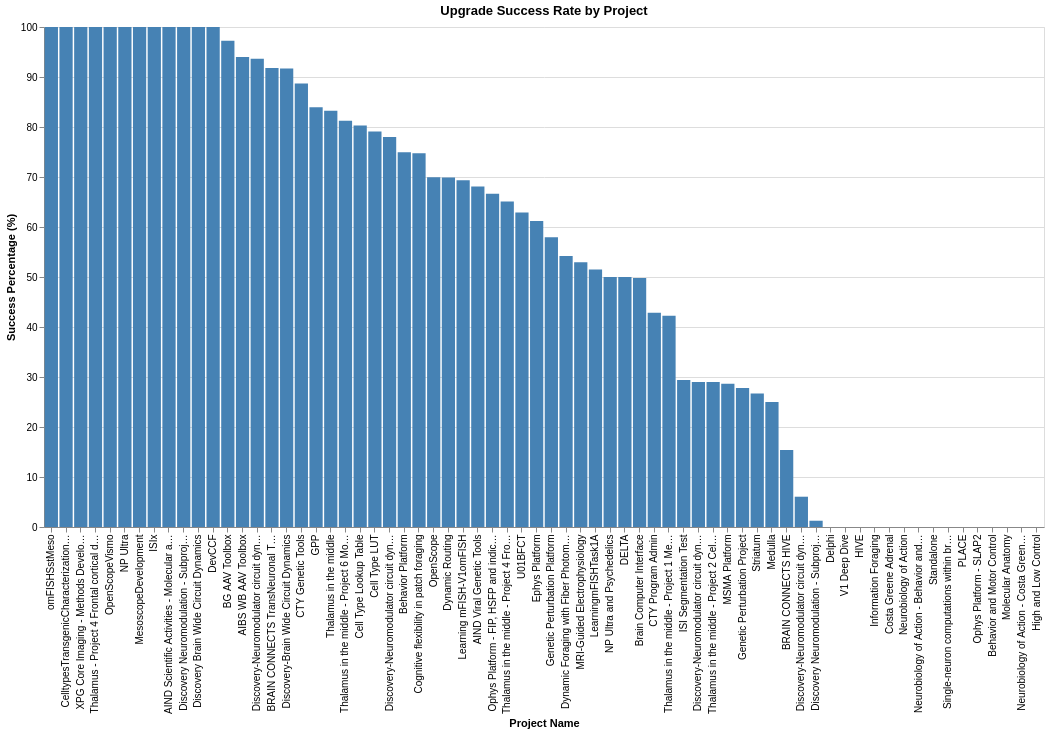

Notebook code cell kept with this figure:
### Code cell
chart_success = alt.Chart(success_pct_by_project).mark_bar(color='steelblue').encode(
    x=alt.X('project_name:N', sort='-y', title='Project Name'),
    y=alt.Y('success_percentage:Q', title='Success Percentage (%)', scale=alt.Scale(domain=[0, 100])),
    tooltip=['project_name:N', alt.Tooltip('success_percentage:Q', format='.2f')]
).properties(
    width=1000,
    height=500,
    title='Upgrade Success Rate by Project'
)
chart_success.display()

### Figure 1 — Vega-Lite specification as saved in the notebook (floating-point values rounded to 4 significant figures)
{"config": {"view": {"continuousWidth": 300, "continuousHeight": 300}}, "data": {"name": "data-7e8d2ce6b9fd6f8c0d9559e071f60f91"}, "mark": {"type": "bar", "color": "steelblue"}, "encoding": {"tooltip": [{"field": "project_name", "type": "nominal"}, {"field": "success_percentage", "format": ".2f", "type": "quantitative"}], "x": {"field": "project_name", "sort": "-y", "title": "Project Name", "type": "nominal"}, "y": {"field": "success_percentage", "scale": {"domain": [0, 100]}, "title": "Success Percentage (%)", "type": "quantitative"}}, "height": 500, "title": "Upgrade Success Rate by Project", "width": 1000, "$schema": "https://vega.github.io/schema/vega-lite/v6.1.0.json", "datasets": {"data-7e8d2ce6b9fd6f8c0d9559e071f60f91": [{"project_name": "omFISHSstMeso", "success_percentage": 100.0}, {"project_name": "CelltypesTransgenicCharacterizationGCaMP", "success_percentage": 100.0}, {"project_name": "XPG Core Imaging - Methods Development", "success_percentage": 100.0}, {"project_name": "Thalamus - Project 4 Frontal cortical dynamics and cognitive behaviors", "success_percentage": 100.0}, {"project_name": "OpenScopeVismo", "success_percentage": 100.0}, {"project_name": "NP Ultra", "success_percentage": 100.0}, {"project_name": "MesoscopeDevelopment", "success_percentage": 100.0}, {"project_name": "ISIx", "success_percentage": 100.0}, {"project_name": "AIND Scientific Activities - Molecular and proj", "success_percentage": 100.0}, {"project_name": "Discovery Neuromodulation - Subproject 1 Electrophysiological Recordings from NM Neurons During Behavior", "success_percentage": 100.0}, {"project_name": "Discovery Brain Wide Circuit Dynamics", "success_percentage": 100.0}, {"project_name": "DevCCF", "success_percentage": 100.0}, {"project_name": "BG AAV Toolbox", "success_percentage": 97.26}, {"project_name": "AIBS WB AAV Toolbox", "success_percentage": 94.01}, {"project_name": "Discovery-Neuromodulator circuit dynamics during foraging - Subproject 1 Electrophysiological Recordings from NM Neurons During Behavior", "success_percentage": 93.67}, {"project_name": "BRAIN CONNECTS TransNeuronal Tools", "success_percentage": 91.78}, {"project_name": "Discovery-Brain Wide Circuit Dynamics", "success_percentage": 91.71}, {"project_name": "CTY Genetic Tools", "success_percentage": 88.71}, {"project_name": "GPP", "success_percentage": 83.97}, {"project_name": "Thalamus in the middle", "success_percentage": 83.26}, {"project_name": "Thalamus in the middle - Project 6 Molecular Science Core", "success_percentage": 81.25}, {"project_name": "Cell Type Lookup Table", "success_percentage": 80.31}, {"project_name": "Cell Type LUT", "success_percentage": 79.11}, {"project_name": "Discovery-Neuromodulator circuit dynamics during foraging - Subproject 2 Molecular Anatomy Cell Types", "success_percentage": 78.01}, {"project_name": "Behavior Platform", "success_percentage": 74.94}, {"project_name": "Cognitive flexibility in patch foraging", "success_percentage": 74.73}, {"project_name": "OpenScope", "success_percentage": 69.94}, {"project_name": "Dynamic Routing", "success_percentage": 69.88}, {"project_name": "Learning mFISH-V1omFISH", "success_percentage": 69.35}, {"project_name": "AIND Viral Genetic Tools", "success_percentage": 68.12}, {"project_name": "Ophys Platform - FIP, HSFP and indicator testing", "success_percentage": 66.67}, {"project_name": "Thalamus in the middle - Project 4 Frontal cortical dynamics and cognitive behaviors", "success_percentage": 65.1}, {"project_name": "U01BFCT", "success_percentage": 62.92}, {"project_name": "Ephys Platform", "success_percentage": 61.22}, {"project_name": "Genetic Perturbation Platform", "success_percentage": 57.97}, {"project_name": "Dynamic Foraging with Fiber Photometry", "success_percentage": 54.22}, {"project_name": "MRI-Guided Electrophysiology", "success_percentage": 52.94}, {"project_name": "LearningmFISHTask1A", "success_percentage": 51.49}, {"project_name": "NP Ultra and Psychedelics", "success_percentage": 50.0}, {"project_name": "DELTA", "success_percentage": 50.0}, {"project_name": "Brain Computer Interface", "success_percentage": 49.8}, {"project_name": "CTY Program Admin", "success_percentage": 42.86}, {"project_name": "Thalamus in the middle - Project 1 Mesoscale thalamic circuits", "success_percentage": 42.24}, {"project_name": "ISI Segmentation Test", "success_percentage": 29.41}, {"project_name": "Discovery-Neuromodulator circuit dynamics during foraging", "success_percentage": 29.01}, {"project_name": "Thalamus in the middle - Project 2 Cell-type specific thalamocortical projectome", "success_percentage": 28.99}, {"project_name": "MSMA Platform", "success_percentage": 28.65}, {"project_name": "Genetic Perturbation Project", "success_percentage": 27.78}, {"project_name": "Striatum", "success_percentage": 26.69}, {"project_name": "Medulla", "success_percentage": 25.0}, {"project_name": "BRAIN CONNECTS HIVE", "success_percentage": 15.38}, {"project_name": "Discovery-Neuromodulator circuit dynamics during foraging - Subproject 3 Fiber Photometry Recordings of NM Release During Behavior", "success_percentage": 6.059}, {"project_name": "Discovery Neuromodulation - Subproject 3 Fiber Photometry Recordings of NM Release During Behavior", "success_percentage": 1.253}, {"project_name": "Delphi", "success_percentage": 0.0}, {"project_name": "V1 Deep Dive", "success_percentage": 0.0}, {"project_name": "HIVE", "success_percentage": 0.0}, {"project_name": "Information Foraging", "success_percentage": 0.0}, {"project_name": "Costa Greene Adrenal", "success_percentage": 0.0}, {"project_name": "Neurobiology of Action", "success_percentage": 0.0}, {"project_name": "Neurobiology of Action - Behavior and Motor Control", "success_percentage": 0.0}, {"project_name": "Standalone", "success_percentage": 0.0}, {"project_name": "Single-neuron computations within brain-wide circuits (SCBC)", "success_percentage": 0.0}, {"project_name": "PLACE", "success_percentage": 0.0}, {"project_name": "Ophys Platform - SLAP2", "success_percentage": 0.0}, {"project_name": "Behavior and Motor Control", "success_percentage": 0.0}, {"project_name": "Molecular Anatomy", "success_percentage": 0.0}, {"project_name": "Neurobiology of Action - Costa Greene Adrenal", "success_percentage": 0.0}, {"project_name": "High and Low Control", "success_percentage": 0.0}]}}
